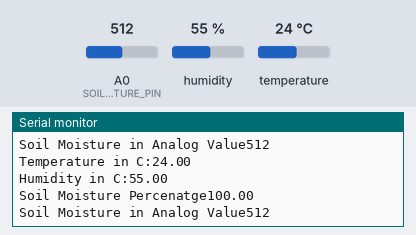
The sketch below on a simulated Arduino Uno, built with avr-gcc and run on an emulated ATmega328P. On the bench: the last lines printed to the serial monitor. The test bench sets the inputs (shaded band); at power-on: humidity 55 %, A0 (SOILMOISTURE_PIN) = 512, temperature 24 °C.

Above: at 2.2 s.
2.3 s: humidity set to 22 %
At 3.6 s:
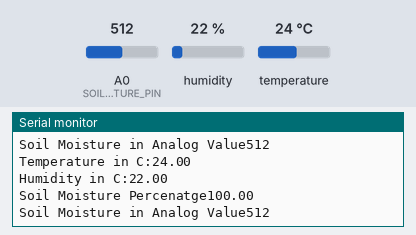
3.8 s: A0 (SOILMOISTURE_PIN) set to 716
At 4.9 s:
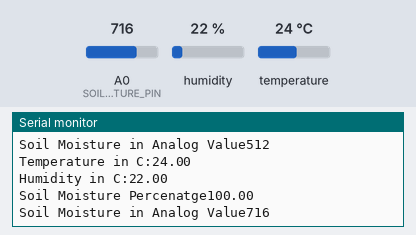
5.3 s: temperature set to 12 °C
6.8 s: A0 (SOILMOISTURE_PIN) set to 900
At 7.9 s:
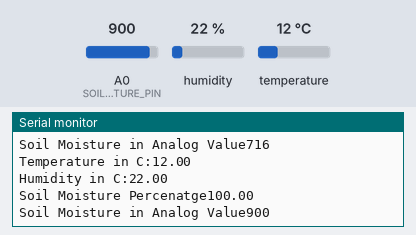
8.3 s: humidity set to 40 %
At 9.6 s:
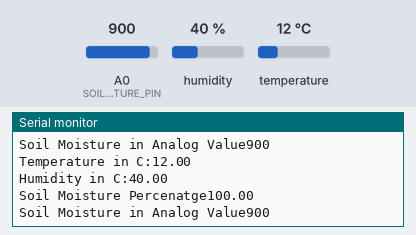
Timing chart, 0 to 10.8 s (numbered marks = the images above; inputs shaded):
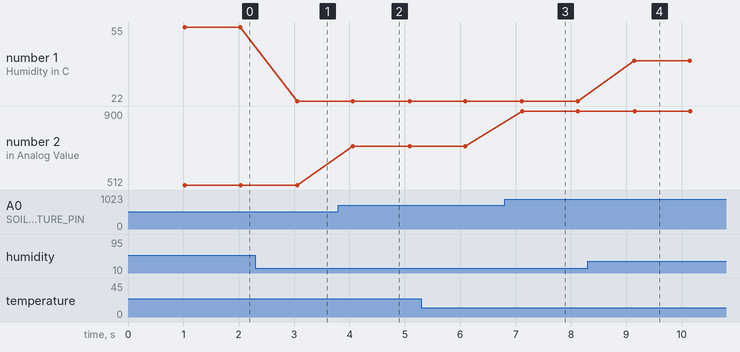

The sketch:

mian_PWA.ino
```cpp
 #include "DHT.h"
 #define DHT_PIN 2
 #define SOILMOISTURE_PIN A0
 DHT dht(DHT_PIN,DHT11);

 void setup()
 {
  delay(1000);
  Serial.begin(115200);
  Serial.println();
  pinMode(SOILMOISTURE_PIN, INPUT);
  pinMode(DHT_PIN, INPUT);
 }
 void loop()
 {
   displayDHTDataInSerialMoinotor();
   displaySoilDataInSerialMonitor();
   delay(1000);
 }

 void displayDHTDataInSerialMoinotor()
 {
   Serial.print("Temperature in C:");
   Serial.println((dht.readTemperature( )));
   Serial.print("Humidity in C:");
   Serial.println((dht.readHumidity()));
 }

void displaySoilDataInSerialMonitor()
{
  int soilValue = analogRead(SOILMOISTURE_PIN);
  double soilMoisturePercenatge = 100 - ((soilValue/1024)*100) ;
  Serial.print("Soil Moisture Percenatge");
  Serial.println(soilMoisturePercenatge);
  Serial.print("Soil Moisture in Analog Value");
  Serial.println(soilValue);
}
```

Measured:
- after the input at 2.3 s, the serial monitor: prints a new line after 0.75 s (image 1)
- after the input at 3.8 s, the serial monitor: prints a new line after 0.26 s (image 2)
- after the input at 6.8 s, the serial monitor: prints a new line after 0.32 s (image 3)
- after the input at 8.3 s, the serial monitor: prints a new line after 0.84 s (image 4)
- plotted number 1: 55 → 22 after the input at 2.3 s, 22 → 40 after the input at 8.3 s
- plotted number 2: 512 → 716 after the input at 3.8 s, 716 → 900 after the input at 6.8 s
